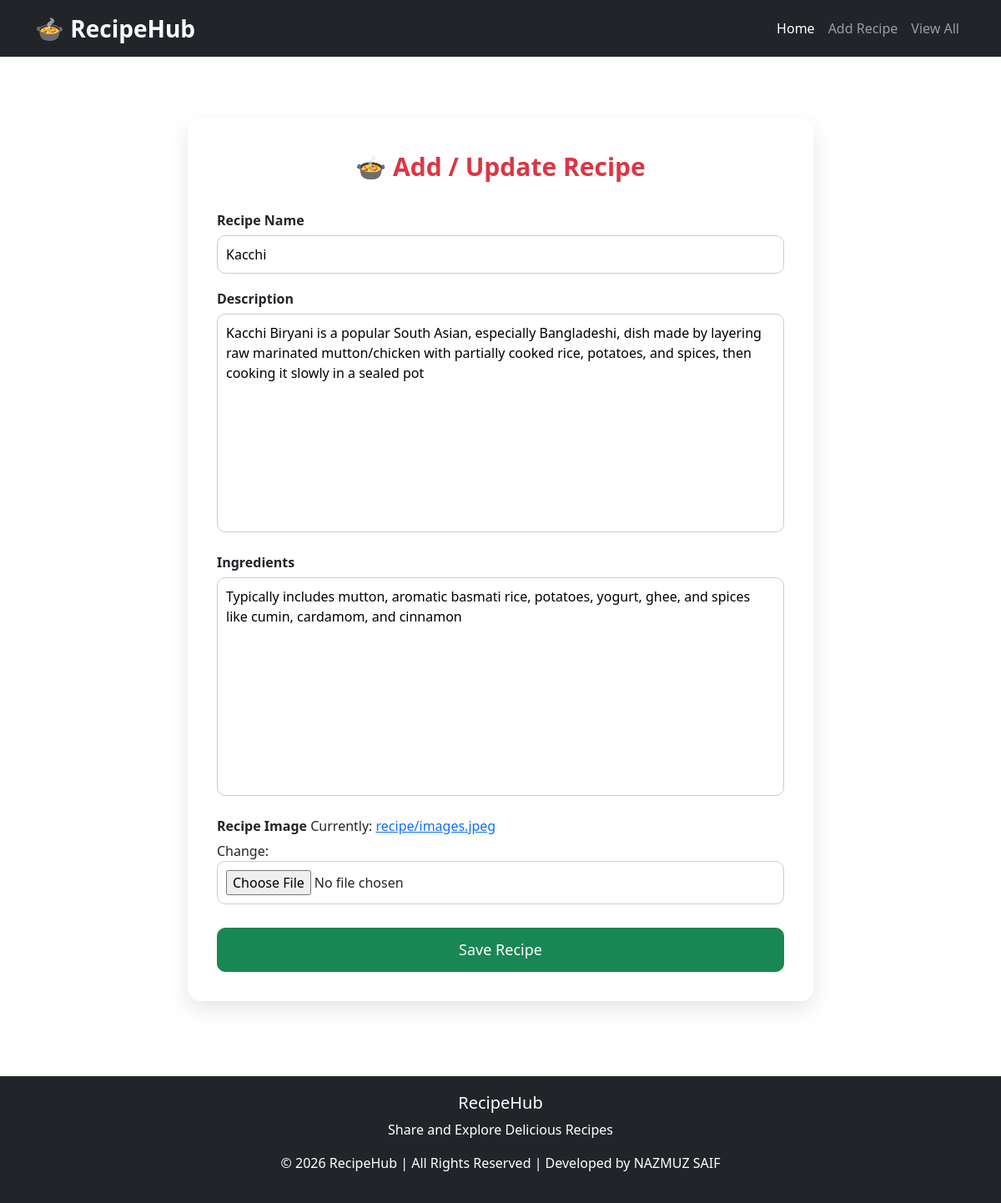
The page /recipe/update/1 on the database its author committed.
### recipe/models.py (models this page shows, shortened)
class Recipe(models.Model):
    name = models.CharField(max_length=100)
    description = models.TextField()
    ingredients = models.TextField()
    image = models.ImageField(upload_to='recipe/')
    created_at = models.DateTimeField(auto_now_add=True)

### recipe/views.py (the view)
# urls.py: path('update/<int:pk>', views.update, name='update'),
def update(request, pk):
    product = Recipe.objects.get(pk=pk)
    if request.method == 'POST':
        form = RecipeForm(request.POST,request.FILES, instance=product)
        if form.is_valid():
            form.save()
            return redirect('view_recipe')
    else:
        form = RecipeForm(instance=product)
    return render(request, 'forms.html', {'form': form})

### recipe/forms.py
class RecipeForm(forms.ModelForm):
    class Meta:
        model = Recipe
        fields = ['name', 'description', 'ingredients', 'image']

### templates/forms.html (shortened to what this page needs)
{% extends 'base.html' %}
{% block content %}
<div class="container">
    <div class="form-container">
        <div class="form-title">
            🍲 Add / Update Recipe
        </div>
        <form method="POST" enctype="multipart/form-data">
            <div class="form-group">
                <label>Recipe Name</label>
                {{ form.name }}
            </div>
            <div class="form-group">
                <label>Description</label>
                {{ form.description }}
            </div>
            <div class="form-group">
                <label>Ingredients</label>
                {{ form.ingredients }}
            </div>
            <div class="form-group">
                <label>Recipe Image</label>
                {{ form.image }}
            </div>
            <button type="submit" class="btn btn-success btn-submit">
                Save Recipe
            </button>
        </form>
    </div>
</div>
{% endblock %}

### templates/base.html (style rules this page uses)
body { min-height: 100vh; display: flex; flex-direction: column; }

### templates/forms.html (style rules this page uses)
.form-container { max-width: 750px; margin: 50px auto; padding: 35px; background: #fff; border-radius: 15px; box-shadow: 0px 10px 25px rgba(0,0,0,0.1); }
.form-title { text-align: center; font-size: 30px; font-weight: bold; color: #dc3545; margin-bottom: 30px; }
.form-group { margin-bottom: 18px; }
label { font-weight: 600; margin-bottom: 6px; }
input, textarea, select { width: 100%; padding: 10px; border-radius: 10px; border: 1px solid #ccc; outline: none; }
textarea { min-height: 120px; resize: none; }
.btn-submit { width: 100%; padding: 12px; font-size: 18px; border-radius: 10px; margin-top: 10px; }

### rows shown on the page
Recipe: name "Kacchi", description "Kacchi Biryani is a popular South Asian, especially Bangladeshi, dish made by layering raw marinated mutton/chicken with partially cooked rice, potatoes, and spices, then cooking it slowly in a sealed pot", ingredients "Typically includes mutton, aromatic basmati rice, potatoes, yogurt, ghee, and spices like cumin, cardamom, and cinnamon"
